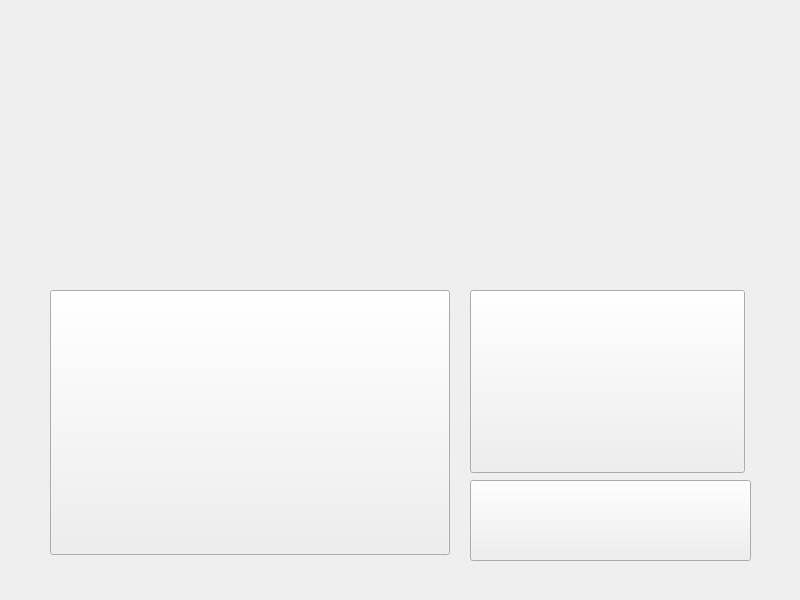
<?xml version="1.0" encoding="UTF-8"?>
<ui version="4.0">
 <class>Menu</class>
 <widget class="QWidget" name="Menu">
  <property name="geometry">
   <rect>
    <x>0</x>
    <y>0</y>
    <width>800</width>
    <height>600</height>
   </rect>
  </property>
  <property name="windowTitle">
   <string>Form</string>
  </property>
  <property name="styleSheet">
   <string notr="true"/>
  </property>
  <widget class="QLabel" name="label">
   <property name="geometry">
    <rect>
     <x>330</x>
     <y>0</y>
     <width>211</width>
     <height>261</height>
    </rect>
   </property>
   <property name="midLineWidth">
    <number>-1</number>
   </property>
   <property name="text">
    <string/>
   </property>
   <property name="textFormat">
    <enum>Qt::AutoText</enum>
   </property>
   <property name="pixmap">
    <pixmap>SirtoliRacing/data/img/SIRTOLI_LOGOMenu.jpg</pixmap>
   </property>
  </widget>
  <widget class="QPushButton" name="b_Race">
   <property name="geometry">
    <rect>
     <x>50</x>
     <y>290</y>
     <width>400</width>
     <height>265</height>
    </rect>
   </property>
   <property name="text">
    <string/>
   </property>
   <property name="iconSize">
    <size>
     <width>400</width>
     <height>265</height>
    </size>
   </property>
  </widget>
  <widget class="QPushButton" name="b_Settings">
   <property name="geometry">
    <rect>
     <x>470</x>
     <y>290</y>
     <width>275</width>
     <height>183</height>
    </rect>
   </property>
   <property name="text">
    <string/>
   </property>
   <property name="iconSize">
    <size>
     <width>275</width>
     <height>183</height>
    </size>
   </property>
  </widget>
  <widget class="QPushButton" name="b_Exit">
   <property name="geometry">
    <rect>
     <x>470</x>
     <y>480</y>
     <width>281</width>
     <height>81</height>
    </rect>
   </property>
   <property name="text">
    <string/>
   </property>
   <property name="iconSize">
    <size>
     <width>281</width>
     <height>101</height>
    </size>
   </property>
  </widget>
 </widget>
 <resources/>
 <connections/>
</ui>
